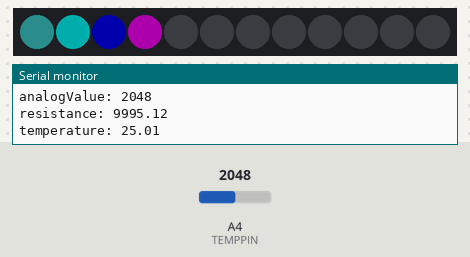
This sketch was run on a simulated Particle Photon. Parts: 12 RGB LEDs in strip order, left to right, the last lines printed to the serial monitor. Inputs (shaded band) come from the test bench; at power-on: A4 (TEMPPIN) = 2048. Dim RGB values are drawn brighter than linear; the strip is taken to match the declared colour order.

Above: at 1.2 s.
1.3 s: A4 (TEMPPIN) set to 0
At 2.5 s:
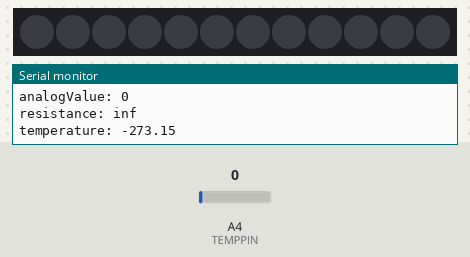
2.9 s: A4 (TEMPPIN) set to 2047
At 3.5 s:
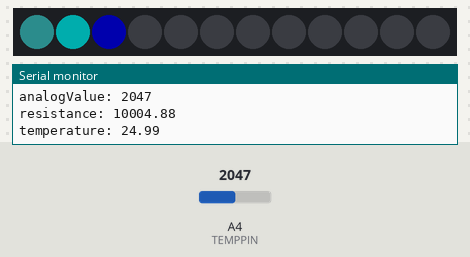
4.5 s: A4 (TEMPPIN) set to 2866
At 5.8 s:
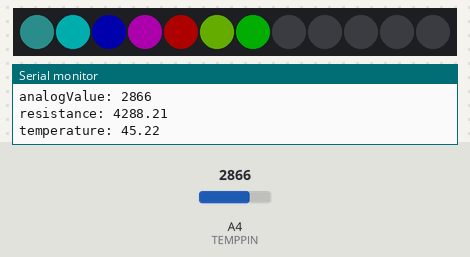
6.1 s: A4 (TEMPPIN) set to 4027
7.6 s: A4 (TEMPPIN) set to 4095
At 8.8 s:
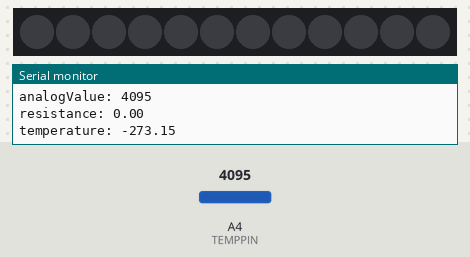
9.2 s: A4 (TEMPPIN) set to 3603
At 9.8 s:
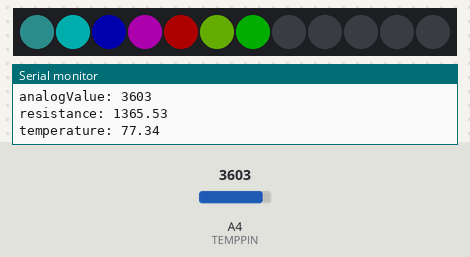
Timing chart, 0 to 11.8 s (numbered marks = the images above; inputs shaded):
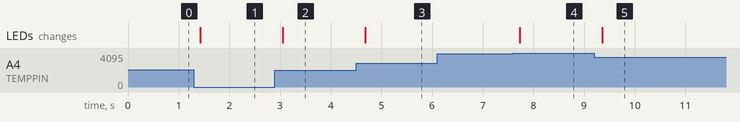

The sketch:

TTSIoT_Class4_Temp_Neo.ino
```cpp
/* ======================= includes ================================= */

#include "Particle.h"
#include <math.h>         //include or you can't do the log function
#include <neopixel.h>
#include "application.h"

SYSTEM_MODE(AUTOMATIC);


// IMPORTANT: Set pixel COUNT, PIN and TYPE
#define PIXEL_PIN D6
#define PIXEL_COUNT 12
#define PIXEL_TYPE WS2811       //2811 is fine for ours, but if you use a different brand you need to look this up in the library file
#define BRIGHTNESS 50           // 0 - 255 (note, these are super bright, so lower is fine for the bench)

Adafruit_NeoPixel strip(PIXEL_COUNT, PIXEL_PIN, PIXEL_TYPE);

// name the pin for the temp sensor
#define TEMPPIN A4

void setup() {


  strip.setBrightness(BRIGHTNESS);
  strip.begin();
  strip.show(); // Initialize all pixels to 'off'

  Serial.begin(9600);
}

void loop() {
  // Some example procedures showing how to display to the pixels:
  // Do not run more than 15 seconds of these, or the b/g tasks
  // will be blocked.
  // --------------------------------------------------------------

  int B = 3975;                                 // B value of the thermistor

  int analogValue = analogRead(TEMPPIN);        // read rotary pin
  float resistance=(float)(4095-analogValue)*10000/analogValue;   //get the resistance of the sensor
  float temperature=1/(log(resistance/10000)/B+1/298.15)-273.15;  //convert to temperature via datasheet
  Serial.print("analogValue: ");
  Serial.println(analogValue);
  Serial.print("resistance: ");
  Serial.println(resistance);
  Serial.print("temperature: ");
  Serial.println(temperature);
  Serial.println("");

  //create a gradient for the temperature

  if(temperature>22){
    strip.setPixelColor(0, 25,70,70);
    strip.show();
  }
  // turn off the pixel if the temp falls

  else{
    strip.setPixelColor(0, 0,0,0);
    strip.show();
  }

  if(temperature>23){
    strip.setPixelColor(1, 0,255,255);
    strip.show();
  }

  else{
    strip.setPixelColor(1, 0,0,0);
    strip.show();
  }

  if(temperature>24){
    strip.setPixelColor(2, 0,0,255);
    strip.show();
  }

  else{
    strip.setPixelColor(2, 0,0,0);
    strip.show();
  }

  if(temperature>25){
    strip.setPixelColor(3, 255,0,255);
    strip.show();
  }

  else{
    strip.setPixelColor(3, 0,0,0);
    strip.show();
  }

  if(temperature>26){
    strip.setPixelColor(4, 255,0,0);
    strip.show();
  }

  else{
    strip.setPixelColor(4, 0,0,0);
    strip.show();
  }

  if(temperature>27){
    strip.setPixelColor(5, 150 ,255,0);
    strip.show();
  }

  else{
    strip.setPixelColor(5, 0,0,0);
    strip.show();
  }

  if(temperature>28){
    strip.setPixelColor(6, 0 ,255,0);
    strip.show();
  }

  else{
    strip.setPixelColor(6, 0,0,0);
    strip.show();
  }

  delay(200);

}
```

Measured:
- the behaviour switches between 4094 and 4095 on A4 (TEMPPIN) (found by bisection; images 3 and 4)
- after the input at 1.3 s, the LEDs: change after 0.13 s (image 1)
- after the input at 2.9 s, the LEDs: change after 0.16 s (image 2)
- after the input at 4.5 s, the LEDs: change after 0.18 s (image 3)
- after the input at 7.6 s, the LEDs: change after 0.14 s (image 4)
- after the input at 9.2 s, the LEDs: change after 0.16 s (image 5)
